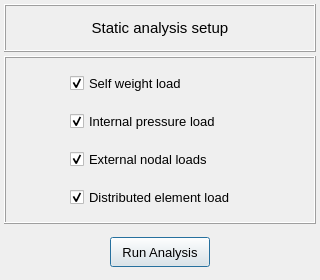
<?xml version="1.0" encoding="UTF-8"?>
<ui version="4.0">
 <class>Dialog</class>
 <widget class="QDialog" name="Dialog">
  <property name="windowModality">
   <enum>Qt::NonModal</enum>
  </property>
  <property name="geometry">
   <rect>
    <x>0</x>
    <y>0</y>
    <width>320</width>
    <height>280</height>
   </rect>
  </property>
  <property name="sizePolicy">
   <sizepolicy hsizetype="Fixed" vsizetype="Fixed">
    <horstretch>0</horstretch>
    <verstretch>0</verstretch>
   </sizepolicy>
  </property>
  <property name="minimumSize">
   <size>
    <width>320</width>
    <height>280</height>
   </size>
  </property>
  <property name="maximumSize">
   <size>
    <width>320</width>
    <height>280</height>
   </size>
  </property>
  <property name="contextMenuPolicy">
   <enum>Qt::DefaultContextMenu</enum>
  </property>
  <property name="windowTitle">
   <string>Static Analysis Setup</string>
  </property>
  <property name="windowIcon">
   <iconset>
    <normaloff>../../../../../../Downloads/load - Copia.png</normaloff>../../../../../../Downloads/load - Copia.png</iconset>
  </property>
  <property name="whatsThis">
   <string/>
  </property>
  <layout class="QGridLayout" name="gridLayout">
   <property name="leftMargin">
    <number>4</number>
   </property>
   <property name="topMargin">
    <number>4</number>
   </property>
   <property name="rightMargin">
    <number>4</number>
   </property>
   <property name="bottomMargin">
    <number>4</number>
   </property>
   <property name="spacing">
    <number>4</number>
   </property>
   <item row="0" column="0">
    <widget class="QFrame" name="frame_title">
     <property name="maximumSize">
      <size>
       <width>16777215</width>
       <height>48</height>
      </size>
     </property>
     <property name="font">
      <font>
       <family>Arial</family>
       <pointsize>12</pointsize>
       <weight>75</weight>
       <bold>true</bold>
      </font>
     </property>
     <property name="styleSheet">
      <string notr="true"/>
     </property>
     <property name="frameShape">
      <enum>QFrame::Box</enum>
     </property>
     <property name="frameShadow">
      <enum>QFrame::Raised</enum>
     </property>
     <property name="lineWidth">
      <number>1</number>
     </property>
     <layout class="QGridLayout" name="gridLayout_2">
      <property name="leftMargin">
       <number>0</number>
      </property>
      <property name="topMargin">
       <number>0</number>
      </property>
      <property name="rightMargin">
       <number>0</number>
      </property>
      <property name="bottomMargin">
       <number>0</number>
      </property>
      <property name="spacing">
       <number>0</number>
      </property>
      <item row="0" column="0">
       <widget class="QLabel" name="label_title">
        <property name="minimumSize">
         <size>
          <width>0</width>
          <height>32</height>
         </size>
        </property>
        <property name="maximumSize">
         <size>
          <width>16777215</width>
          <height>32</height>
         </size>
        </property>
        <property name="font">
         <font>
          <family>MS Shell Dlg 2</family>
          <pointsize>11</pointsize>
          <weight>50</weight>
          <italic>false</italic>
          <bold>false</bold>
          <kerning>false</kerning>
         </font>
        </property>
        <property name="text">
         <string>Static analysis setup</string>
        </property>
        <property name="textFormat">
         <enum>Qt::AutoText</enum>
        </property>
        <property name="alignment">
         <set>Qt::AlignCenter</set>
        </property>
       </widget>
      </item>
     </layout>
    </widget>
   </item>
   <item row="2" column="0">
    <widget class="QFrame" name="frame_button">
     <property name="minimumSize">
      <size>
       <width>0</width>
       <height>48</height>
      </size>
     </property>
     <property name="maximumSize">
      <size>
       <width>16777215</width>
       <height>48</height>
      </size>
     </property>
     <property name="font">
      <font>
       <family>Arial</family>
       <pointsize>12</pointsize>
       <weight>75</weight>
       <bold>true</bold>
      </font>
     </property>
     <property name="frameShape">
      <enum>QFrame::NoFrame</enum>
     </property>
     <property name="frameShadow">
      <enum>QFrame::Raised</enum>
     </property>
     <layout class="QGridLayout" name="gridLayout_3">
      <property name="leftMargin">
       <number>2</number>
      </property>
      <property name="topMargin">
       <number>2</number>
      </property>
      <property name="rightMargin">
       <number>2</number>
      </property>
      <property name="bottomMargin">
       <number>2</number>
      </property>
      <property name="spacing">
       <number>2</number>
      </property>
      <item row="0" column="0">
       <widget class="QPushButton" name="pushButton_run_analysis">
        <property name="minimumSize">
         <size>
          <width>100</width>
          <height>30</height>
         </size>
        </property>
        <property name="maximumSize">
         <size>
          <width>100</width>
          <height>30</height>
         </size>
        </property>
        <property name="font">
         <font>
          <family>MS Shell Dlg 2</family>
          <pointsize>10</pointsize>
          <weight>50</weight>
          <bold>false</bold>
         </font>
        </property>
        <property name="styleSheet">
         <string notr="true"/>
        </property>
        <property name="text">
         <string>Run Analysis</string>
        </property>
        <property name="autoDefault">
         <bool>false</bool>
        </property>
        <property name="default">
         <bool>true</bool>
        </property>
       </widget>
      </item>
     </layout>
    </widget>
   </item>
   <item row="1" column="0">
    <widget class="QFrame" name="frame">
     <property name="minimumSize">
      <size>
       <width>0</width>
       <height>150</height>
      </size>
     </property>
     <property name="frameShape">
      <enum>QFrame::Box</enum>
     </property>
     <property name="frameShadow">
      <enum>QFrame::Raised</enum>
     </property>
     <layout class="QGridLayout" name="gridLayout_8">
      <property name="leftMargin">
       <number>2</number>
      </property>
      <property name="topMargin">
       <number>2</number>
      </property>
      <property name="rightMargin">
       <number>2</number>
      </property>
      <property name="bottomMargin">
       <number>2</number>
      </property>
      <property name="spacing">
       <number>2</number>
      </property>
      <item row="0" column="0">
       <spacer name="horizontalSpacer">
        <property name="orientation">
         <enum>Qt::Horizontal</enum>
        </property>
        <property name="sizeHint" stdset="0">
         <size>
          <width>40</width>
          <height>20</height>
         </size>
        </property>
       </spacer>
      </item>
      <item row="0" column="1">
       <widget class="QCheckBox" name="checkBox_self_weight_load">
        <property name="minimumSize">
         <size>
          <width>180</width>
          <height>26</height>
         </size>
        </property>
        <property name="maximumSize">
         <size>
          <width>180</width>
          <height>26</height>
         </size>
        </property>
        <property name="font">
         <font>
          <pointsize>10</pointsize>
          <weight>50</weight>
          <bold>false</bold>
          <kerning>false</kerning>
         </font>
        </property>
        <property name="text">
         <string>Self weight load</string>
        </property>
        <property name="checked">
         <bool>true</bool>
        </property>
       </widget>
      </item>
      <item row="3" column="1">
       <widget class="QCheckBox" name="checkBox_distributed_element">
        <property name="minimumSize">
         <size>
          <width>180</width>
          <height>26</height>
         </size>
        </property>
        <property name="maximumSize">
         <size>
          <width>180</width>
          <height>26</height>
         </size>
        </property>
        <property name="font">
         <font>
          <pointsize>10</pointsize>
          <weight>50</weight>
          <bold>false</bold>
          <kerning>false</kerning>
         </font>
        </property>
        <property name="text">
         <string>Distributed element load</string>
        </property>
        <property name="checked">
         <bool>true</bool>
        </property>
       </widget>
      </item>
      <item row="1" column="1">
       <widget class="QCheckBox" name="checkBox_internal_pressure_load">
        <property name="minimumSize">
         <size>
          <width>180</width>
          <height>26</height>
         </size>
        </property>
        <property name="maximumSize">
         <size>
          <width>180</width>
          <height>26</height>
         </size>
        </property>
        <property name="font">
         <font>
          <pointsize>10</pointsize>
          <weight>50</weight>
          <bold>false</bold>
          <kerning>false</kerning>
         </font>
        </property>
        <property name="text">
         <string>Internal pressure load</string>
        </property>
        <property name="checked">
         <bool>true</bool>
        </property>
       </widget>
      </item>
      <item row="2" column="1">
       <widget class="QCheckBox" name="checkBox_external_nodal_loads">
        <property name="minimumSize">
         <size>
          <width>180</width>
          <height>26</height>
         </size>
        </property>
        <property name="maximumSize">
         <size>
          <width>180</width>
          <height>26</height>
         </size>
        </property>
        <property name="font">
         <font>
          <pointsize>10</pointsize>
          <weight>50</weight>
          <bold>false</bold>
          <kerning>false</kerning>
         </font>
        </property>
        <property name="text">
         <string>External nodal loads</string>
        </property>
        <property name="checked">
         <bool>true</bool>
        </property>
       </widget>
      </item>
      <item row="0" column="2">
       <spacer name="horizontalSpacer_2">
        <property name="orientation">
         <enum>Qt::Horizontal</enum>
        </property>
        <property name="sizeHint" stdset="0">
         <size>
          <width>40</width>
          <height>20</height>
         </size>
        </property>
       </spacer>
      </item>
     </layout>
    </widget>
   </item>
  </layout>
 </widget>
 <tabstops>
  <tabstop>checkBox_self_weight_load</tabstop>
  <tabstop>checkBox_internal_pressure_load</tabstop>
  <tabstop>checkBox_external_nodal_loads</tabstop>
  <tabstop>checkBox_distributed_element</tabstop>
  <tabstop>pushButton_run_analysis</tabstop>
 </tabstops>
 <resources/>
 <connections/>
</ui>
